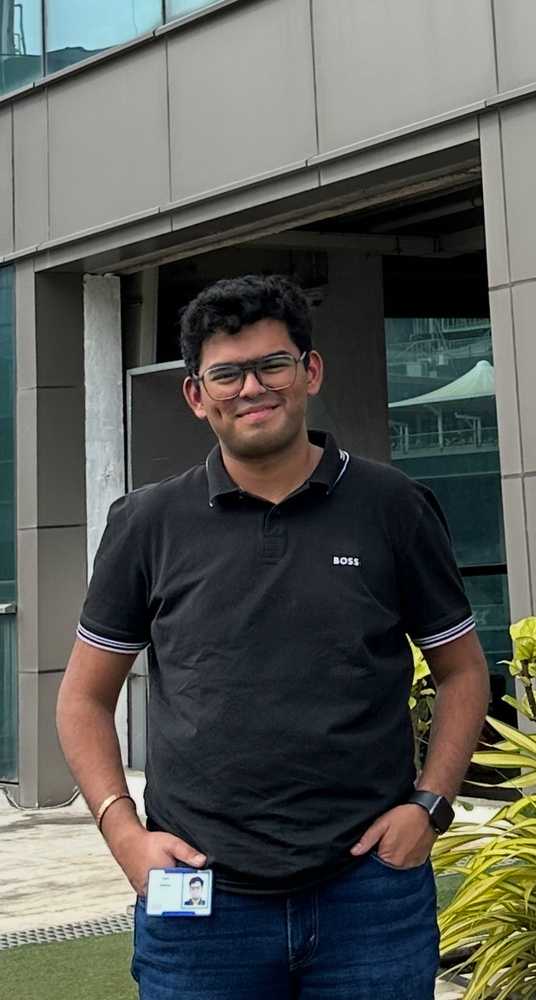
#> input picture dataset/SatvikCasualPic.jpeg, 536 x 1000 px, shrunk from 1179 x 2201 before the run
$ jupyter execute 05.VisionApplicationSuite.ipynb
#> lines starting #> are read from the running program, lines starting #| are printed output that depends on the picture; after the words box and inside, x2 and y2 are one past the last pixel; in counts of white or black regions, pixels touching at a corner belong together
# Vision Applications Suite
## 🎯 Objective

To implement and demonstrate computer vision applications such as face detection, face recognition, surveillance tracking, and in-vehicle vision systems using Python and OpenCV.

## 🧩 Topics & Implementation Summary
| Application Area             | Concepts Implemented                                                   |
| :--------------------------- | :--------------------------------------------------------------------- |
| **Photo Album**              | Face Detection, Recognition, Eigenfaces                                |
| **Surveillance**             | Foreground-Background Separation, Chamfer Matching, Occlusion Handling |
| **In-Vehicle Vision System** | Roadway Detection, Lane Marking Extraction, Road Sign Identification   |

## 🔧 Requirements
``` bash
pip install opencv-python numpy matplotlib scipy
```

[cell 1]
import cv2
import numpy as np
import matplotlib.pyplot as plt
from sklearn.decomposition import PCA
from sklearn.preprocessing import StandardScaler

[cell 2]
# 1️⃣ FACE DETECTION
face_cascade = cv2.CascadeClassifier(cv2.data.haarcascades + "haarcascade_frontalface_default.xml")
image = cv2.imread("dataset/SatvikCasualPic.jpeg")  # use any static group photo
#> image is the input picture: shape (1000, 536, 3); mean B, G, R 83.8, 88.1, 86.4
gray = cv2.cvtColor(image, cv2.COLOR_BGR2GRAY)
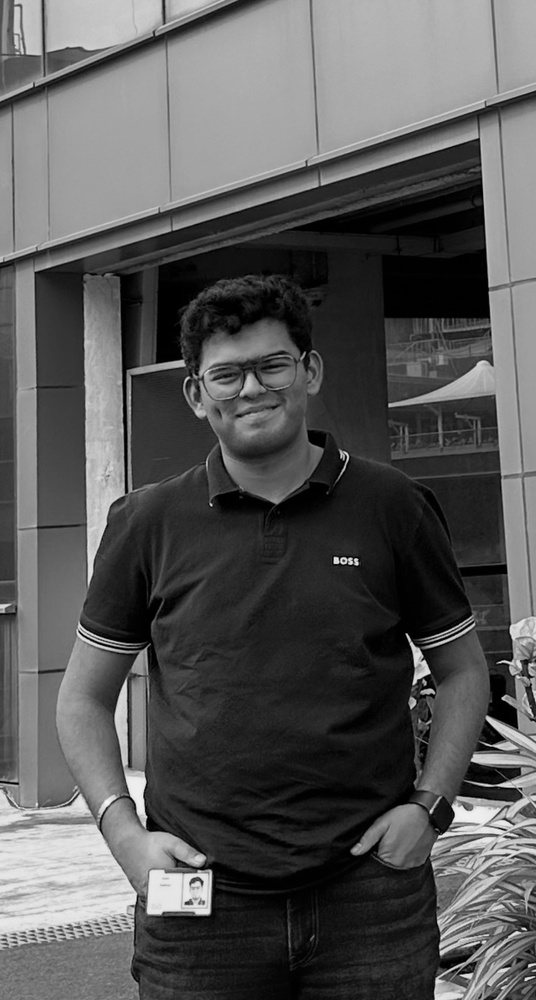
#> gray: shape (1000, 536); min 0, max 250, mean 87.1
faces = face_cascade.detectMultiScale(gray, 1.3, 5)
#> faces = [[194, 325, 116, 116]]

for (x, y, w, h) in faces:
    cv2.rectangle(image, (x, y), (x+w, y+h), (0, 255, 0), 2)
#> this loop made 1 pass
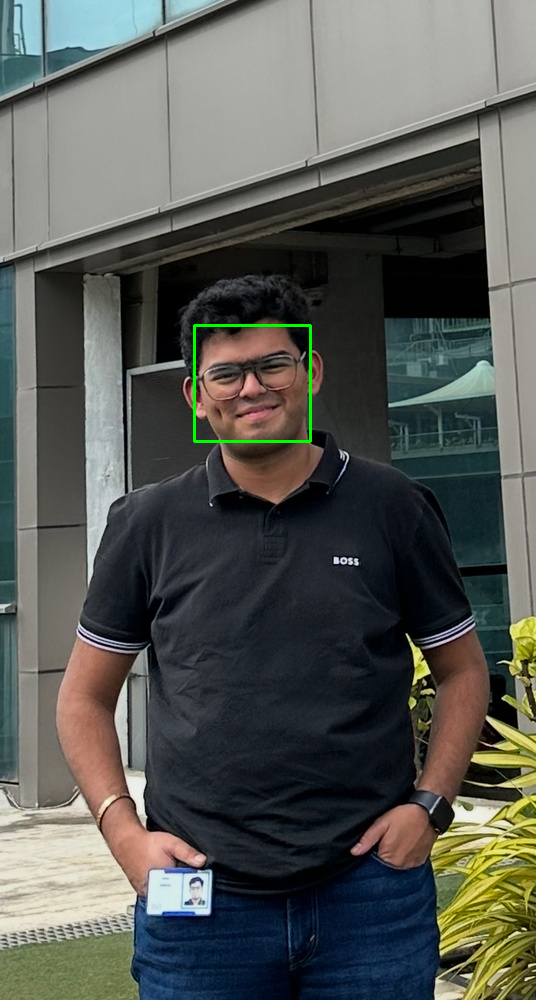
#> image: shape (1000, 536, 3); 0.26% of pixels changed, all inside (x1, y1, x2, y2) = (193, 324, 312, 443)

plt.figure(figsize=(12,4))
plt.subplot(1,3,1)
plt.imshow(cv2.cvtColor(image, cv2.COLOR_BGR2RGB))
plt.title("Face Detection in Photo Album")
plt.axis('off')

[cell 3]
# 2️⃣ FACE RECOGNITION USING EIGENFACES
# Load multiple aligned face images of 2–3 people into 'faceset/'
# Each face should be same size (e.g., 100x100 gray)
def load_faces(folder):
    import os
    imgs = []
    for f in os.listdir(folder):
        img = cv2.imread(os.path.join(folder, f), cv2.IMREAD_GRAYSCALE)
        if img is not None:
            imgs.append(img.flatten())
    return np.array(imgs)

try:
    faceset = load_faces("faceset")
    scaler = StandardScaler().fit(faceset)
    faces_scaled = scaler.transform(faceset)
    pca = PCA(n_components=10).fit(faces_scaled)
    eigenfaces = pca.components_.reshape((10,100,100))

    plt.subplot(1,3,2)
    plt.imshow(eigenfaces[0], cmap='gray')
    plt.title("Eigenface Representation")
    plt.axis('off')
except Exception as e:
    print("Eigenface demo skipped (add face images in 'faceset/' folder).")

[cell 4]
# 3️⃣ SURVEILLANCE — FOREGROUND-BACKGROUND SEPARATION
bg = cv2.imread("dataset/empty_scene.png", cv2.IMREAD_GRAYSCALE)
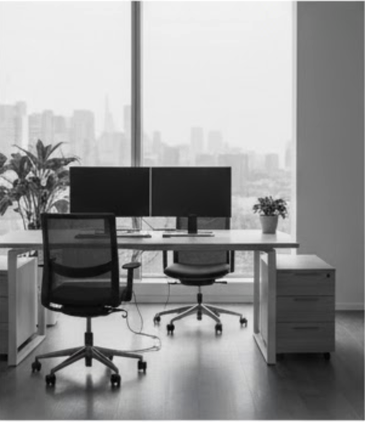
#> input picture dataset/empty_scene.png, 365 x 422 px, shrunk from 804 x 928 before the run
#> bg: shape (422, 365); min 4, max 254, mean 148
fg = cv2.imread("dataset/scene_with_person.png", cv2.IMREAD_GRAYSCALE)
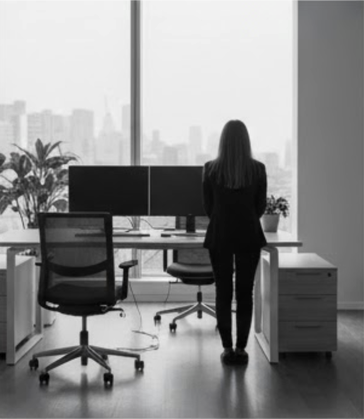
#> input picture dataset/scene_with_person.png, 364 x 419 px, shrunk from 802 x 922 before the run
#> fg: shape (419, 364); min 0, max 246, mean 138.4
if bg is not None and fg is not None and bg.shape == fg.shape:
    diff = cv2.absdiff(bg, fg)
    _, mask = cv2.threshold(diff, 40, 255, cv2.THRESH_BINARY)
    plt.subplot(1,3,3)
    plt.imshow(mask, cmap='gray')
    plt.title("Foreground-Background Separation")
    plt.axis('off')

plt.tight_layout()
plt.show()

[cell 5]
# 4️⃣ CHAMFER MATCHING (object shape comparison)
template = cv2.imread("dataset/object_template.png", cv2.IMREAD_GRAYSCALE)
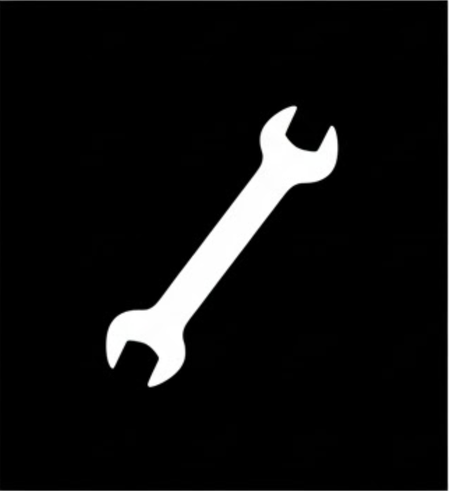
#> input picture dataset/object_template.png, 449 x 491 px, shrunk from 988 x 1080 before the run
#> template: shape (491, 449); min 0, max 255, mean 16.6
target = cv2.imread("dataset/object_scene.png", cv2.IMREAD_GRAYSCALE)
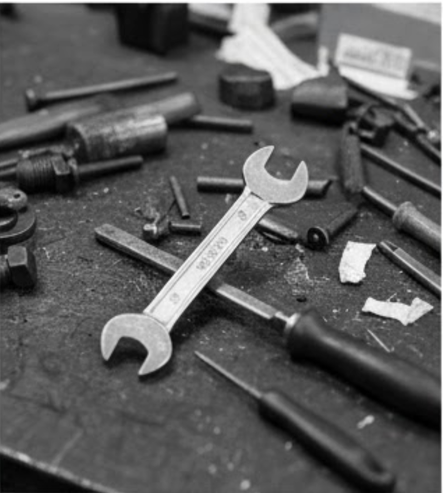
#> input picture dataset/object_scene.png, 443 x 493 px, shrunk from 976 x 1084 before the run
#> target: shape (493, 443); min 0, max 255, mean 90.5
if template is not None and target is not None:
    edges_templ = cv2.Canny(template, 50, 150)
#> edges_templ: shape (491, 449); 1.1% white in thin lines or dots
    edges_targ = cv2.Canny(target, 50, 150)
#> edges_targ: shape (493, 443); 9.7% white in thin lines or dots
    dist = cv2.distanceTransform(255 - edges_targ, cv2.DIST_L2, 5)
    match = cv2.filter2D(dist, -1, edges_templ.astype(np.float32))
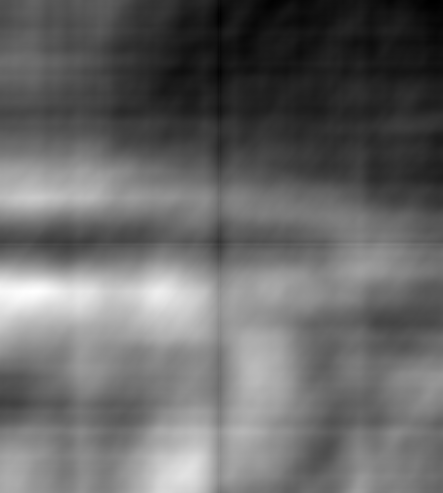
#> match: shape (493, 443) float32; min 1984280.1, max 10647043, mean 5530932; drawn with min black and max white
    min_loc = cv2.minMaxLoc(match)[2]
#> min_loc = (435, 0)
    target_color = cv2.cvtColor(target, cv2.COLOR_GRAY2BGR)
    cv2.rectangle(target_color, min_loc, (min_loc[0]+template.shape[1], min_loc[1]+template.shape[0]), (0,0,255), 2)
#> target_color: shape (493, 443, 3); mean B, G, R 89.9, 89.9, 91.6
    plt.imshow(cv2.cvtColor(target_color, cv2.COLOR_BGR2RGB))
    plt.title("Chamfer Matching")
    plt.axis('off')
    plt.show()

[cell 6]
# 5️⃣ IN-VEHICLE VISION SYSTEM – LANE DETECTION
road = cv2.imread("dataset/road.png")
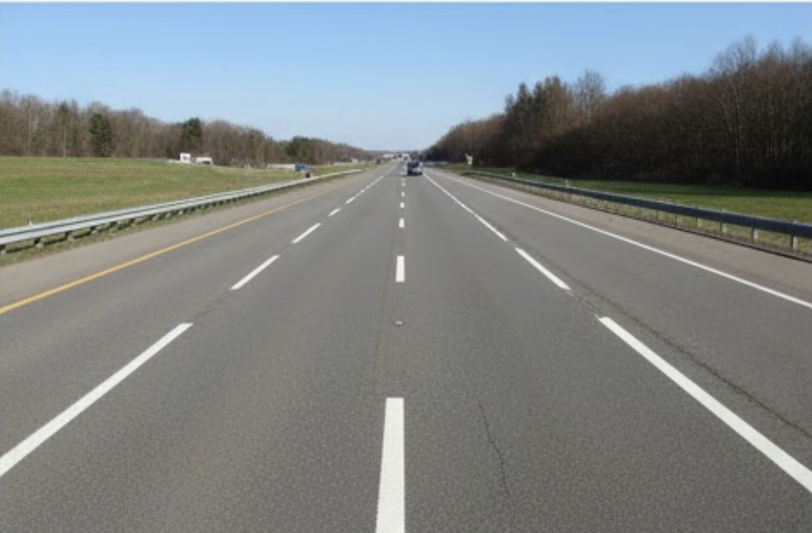
#> input picture dataset/road.png, 812 x 533 px, shrunk from 1788 x 1174 before the run
#> road is the input picture: shape (533, 812, 3); mean B, G, R 133.7, 132.5, 126.5
if road is not None:
    gray = cv2.cvtColor(road, cv2.COLOR_BGR2GRAY)
#> gray: shape (533, 812)
    blur = cv2.GaussianBlur(gray, (5,5), 0)
    edges = cv2.Canny(blur, 50, 150)
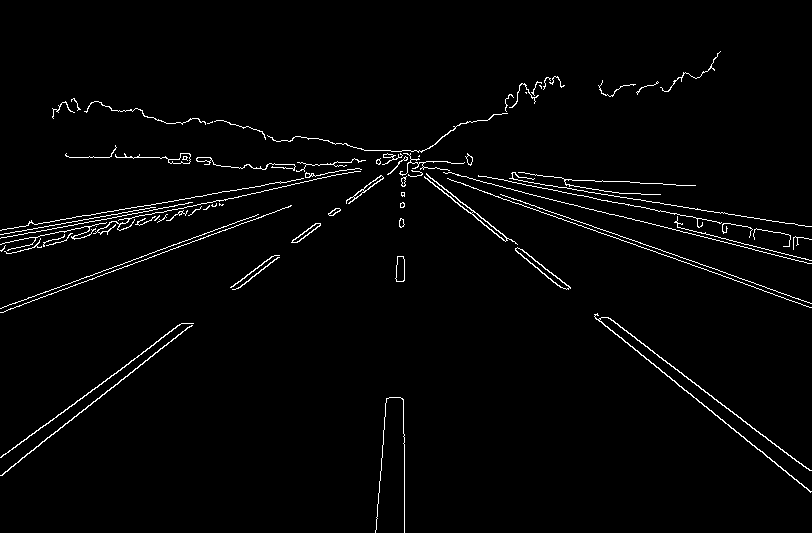
#> edges: shape (533, 812); 2.1% white in thin lines or dots
    lines = cv2.HoughLinesP(edges, 1, np.pi/180, 50, minLineLength=100, maxLineGap=50)
#> lines = 52 rows, first 6: [0, 475, 416, 150], [513, 179, 811, 226], [396, 151, 730, 411], [594, 316, 810, 491], [383, 157, 811, 263], [41, 442, 414, 150]
    if lines is not None:
        for line in lines:
            x1, y1, x2, y2 = line[0]
            cv2.line(road, (x1, y1), (x2, y2), (0,255,0), 3)
#> this loop made 52 passes
#> (x1, y1, x2, y2) on passes 1 to 12: (0, 475, 416, 150), (513, 179, 811, 226), (396, 151, 730, 411), (594, 316, 810, 491), (383, 157, 811, 263), (41, 442, 414, 150), (500, 194, 736, 276), (1, 251, 159, 215), (394, 159, 797, 238), (0, 308, 258, 214), (10, 308, 291, 205), (269, 163, 454, 173)
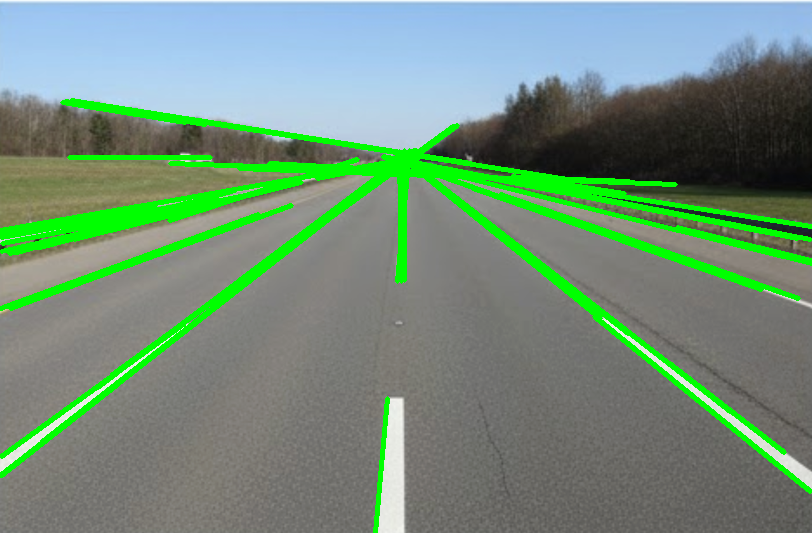
#> road: shape (533, 812, 3); 8.77% of pixels changed, all inside (x1, y1, x2, y2) = (0, 98, 812, 533)
    plt.imshow(cv2.cvtColor(road, cv2.COLOR_BGR2RGB))
    plt.title("Lane & Roadway Detection")
    plt.axis('off')
    plt.show()
